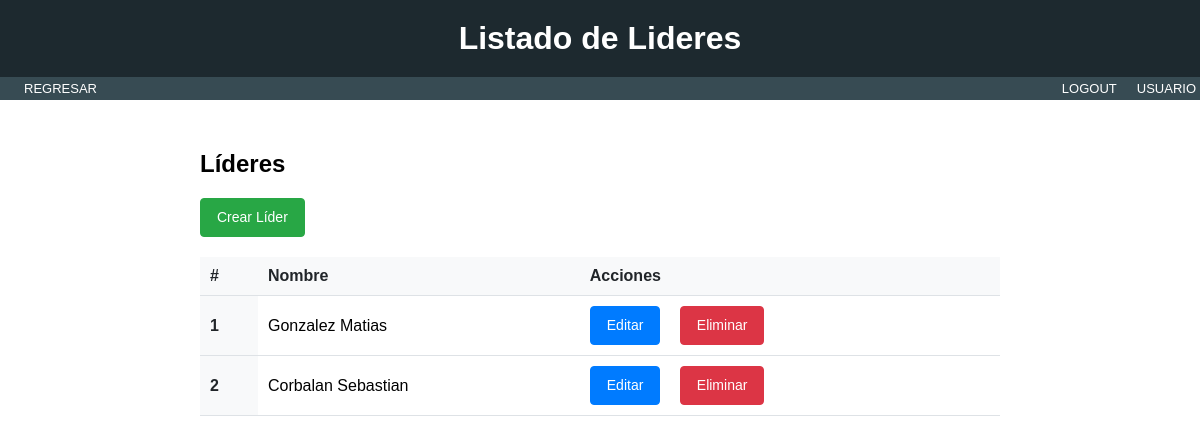
/Projects/lider-list/, run on an earlier commit of the app's database.
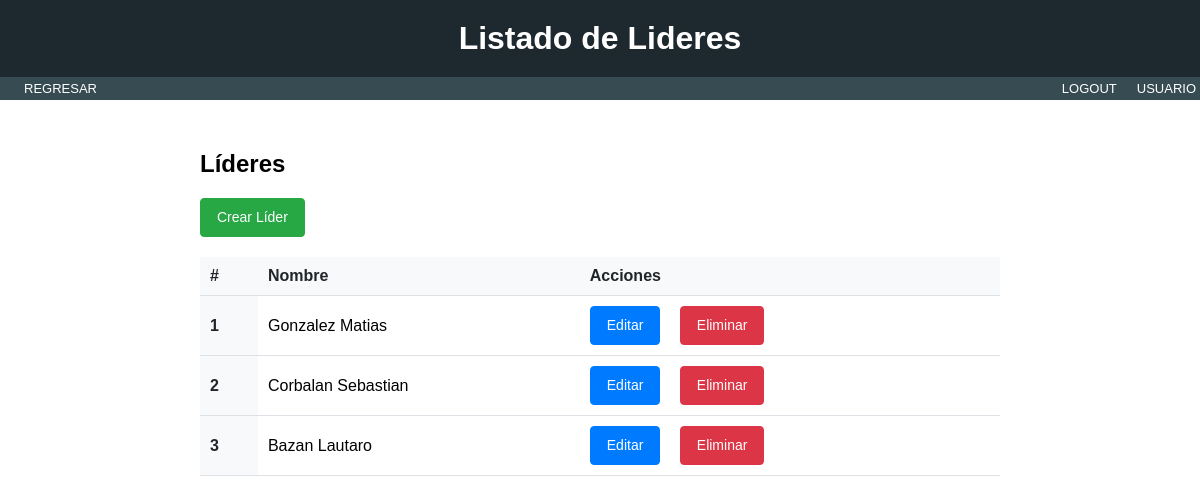
And on a later commit of the database.
### Projects/models.py (models this page shows, shortened)
class Lider(models.Model):
    nombre = models.CharField(max_length=20)

### Projects/views.py (the view)
# urls.py: path("lider-list/", LiderListView.as_view(), name="list_lider"),
class LiderListView(ListView):
    model = Lider
    template_name = "Projects/master/list_detail_lider.html"
    context_object_name = "LIST_DETAIL_LIDER"

### Projects/templates/Projects/master/list_detail_lider.html (shortened to what this page needs)
{% extends 'Projects/base.html' %} {% load static %}  {% block h1 %}
<h1>Listado de Lideres</h1>
{% endblock %} {% block nav %}
<link
  rel="stylesheet"
  href="{% static 'Projects/css/styles_list_lider_sponsor.css' %}"
/>
<div class="left-menu">
  <ul>
    <li><a href="{% url 'list_cards' %}">REGRESAR</a></li>
  </ul>
</div>
<div class="right-menu">
  <ul>
    <li><a href="">LOGOUT</a></li>
  </ul>
  <ul>
    <li><a href="">USUARIO</a></li>
  </ul>
</div>
{% endblock %} {% block content %}
<section class="py-5">
  <div class="container">
    <div class="d-flex justify-content-between align-items-center mb-3">
      <h2 class="mb-0">Líderes</h2>
      <a href="{% url 'create_lider' %}" class="btn btn-success">Crear Líder</a>
    </div>
    <table class="table">
      <thead>
        <tr>
          <th scope="col">#</th>
          <th scope="col">Nombre</th>
          <th scope="col">Acciones</th>
        </tr>
      </thead>
      <tbody>
        {% if LIST_DETAIL_LIDER %} {% for lider in LIST_DETAIL_LIDER %}
        <tr>
          <th scope="row">{{ forloop.counter }}</th>
          <td>{{ lider.nombre }}</td>
          <td>
            <a href="{% url 'update_lider' lider.id %}" class="btn btn-primary btn-sm">Editar</a>
            <a
              href="{% url 'delete_lider' lider.id %}"
              class="btn btn-primary btn-sm btn-danger"
              >Eliminar</a
            >
          </td>
        </tr>
        {% endfor %} {% else %}
        <tr>
          <td colspan="3">No hay Líderes.</td>
        </tr>
        {% endif %}
      </tbody>
    </table>
  </div>
</section>
{% endblock %}

What changed in the data, as far as the page shows it:
added Lider: nombre "Bazan Lautaro"
